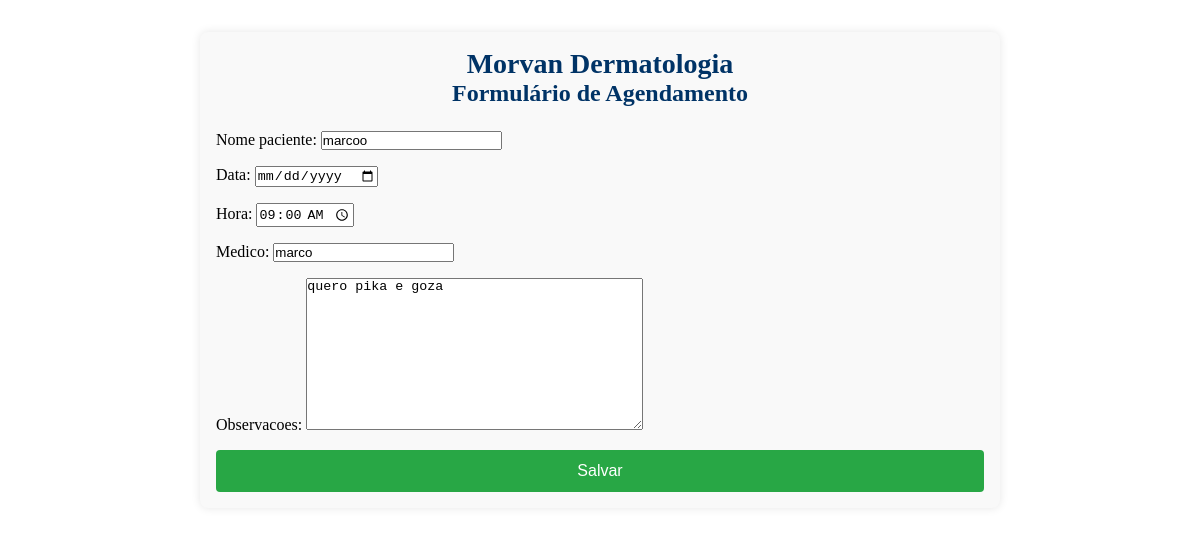
/agendamentos/editar/4/, run on the app's committed database.
### agendamentos/models.py (models this page shows, shortened)
class Agendamento(models.Model):
    nome_paciente = models.CharField(max_length=100)
    data = models.DateField()
    hora = models.TimeField()
    medico = models.CharField(max_length=100)
    observacoes = models.TextField(blank=True, null=True)

### agendamentos/views.py (the view)
# urls.py: path('editar/<int:pk>/', views.agendamento_update, name='agendamento_update'),
def agendamento_update(request, pk):
    agendamento = get_object_or_404(Agendamento, pk=pk)
    if request.method == 'POST':
        form = AgendamentoForm(request.POST, instance=agendamento)
        if form.is_valid():
            form.save()
            return redirect('agendamento_list')
    else:
        form = AgendamentoForm(instance=agendamento)
    return render(request, 'agendamentos/agendamento_form.html', {'form': form})

### agendamentos/forms.py
class AgendamentoForm(forms.ModelForm):
    class Meta:
        model = Agendamento
        fields = ['nome_paciente', 'data', 'hora', 'medico', 'observacoes']
        widgets = {
            'data': forms.DateInput(attrs={'type': 'date'}),
            'hora': forms.TimeInput(attrs={'type': 'time'}),
        }

### agendamentos/templates/agendamentos/agendamento_form.html (shortened to what this page needs)
<!DOCTYPE html>
<html lang="pt-BR">
<head>
</head>
<body>
    <div class="container">
        <div class="header">
            <h1>Morvan Dermatologia</h1>
            <h2>Formulário de Agendamento</h2>
        </div>
        <form method="post">
            {{ form.as_p }}
            <button type="submit">Salvar</button>
        </form>
    </div>
</body>
</html>

### agendamentos/templates/agendamentos/agendamento_form.html (style rules this page uses)
* { margin: 0; padding: 0; box-sizing: border-box; }
.container { max-width: 800px; margin: 2rem auto; padding: 1rem; border-radius: 8px; box-shadow: 0 0 10px rgba(0, 0, 0, 0.1); background-color: #f9f9f9; }
.header { text-align: center; margin-bottom: 1.5rem; }
.header h1 { font-size: 1.75rem; color: #003366; }
.header h2 { font-size: 1.5rem; color: #003366; }
form { display: flex; flex-direction: column; gap: 1rem; }
button { background-color: #28a745; color: white; border: none; padding: 0.75rem 1.5rem; border-radius: 4px; cursor: pointer; font-size: 1rem; transition: background-color 0.3s ease; }

### data on the page
Agendamento: nome_paciente "marcoo", hora "09:00:00", medico "marco", observacoes "quero pika e goza"
